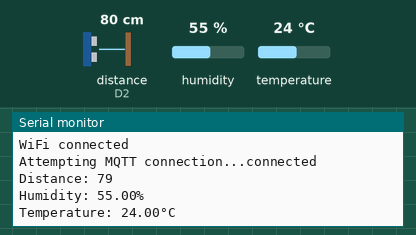
This sketch was run on a simulated ESP8266 (NodeMCU). On the bench: the last lines printed to the serial monitor. Wiring (inferred from the names in the program): ultrasonic range finder: trigger D1; echo D2. The test bench sets the inputs (shaded band); at power-on: distance to the obstacle (sensor on D2) 80 cm, humidity 55 %, temperature 24 °C. The echo pulse lasts 58.3 µs per cm; WiFi joins after 1.5 s; servers stay silent unless stated; no MQTT or app messages arrive unless stated.

Above: at 2.7 s.
2.8 s: distance to the obstacle (sensor on D2) set to 2 cm
At 4.7 s:
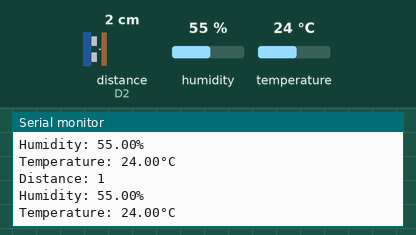
5.5 s: humidity set to 22 %
At 6.0 s:
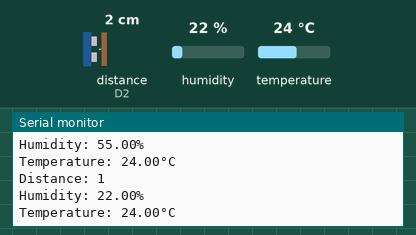
8.2 s: temperature set to 12 °C
At 10.6 s:
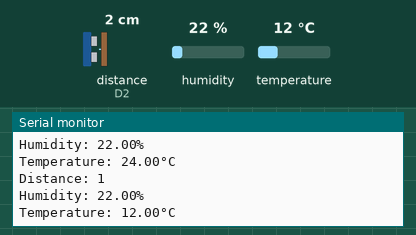
10.9 s: distance to the obstacle (sensor on D2) set to 4 cm
At 12.2 s:
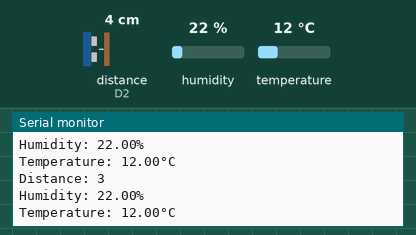
13.6 s: humidity set to 40 %
At 14.7 s:
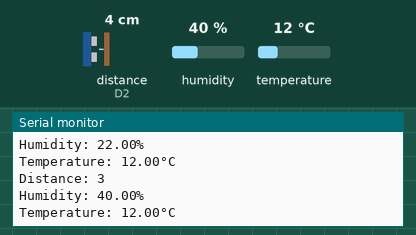
Timing chart, 0 to 16.6 s (numbered marks = the images above; inputs shaded):
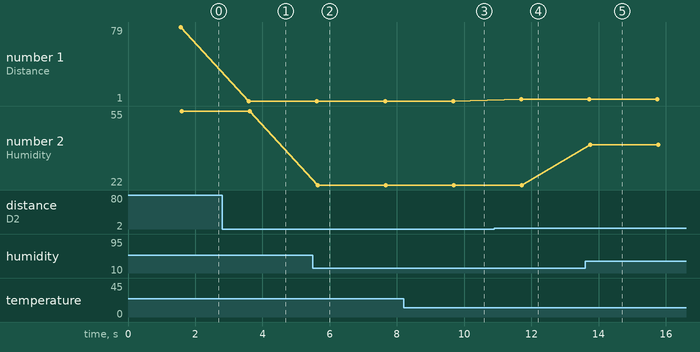

The sketch:

nodeMCU-ULTRASONIC-AND-NODE-RED.ino
```cpp
#include <ESP8266WiFi.h>
#include <PubSubClient.h>
#include <DHT.h>

// WiFi credentials
const char* ssid = "iQOO Z7 Pro 5G";  // Replace with your WiFi SSID
const char* password = "Santanu@04";  // Replace with your WiFi password

// HiveMQ credentials
const char* mqtt_server = "192.168.64.189";  // HiveMQ broker address
const char* distance_topic = "ultrasonic/distance";  // MQTT topic for distance
const char* humidity_topic = "sensor/humidity";      // MQTT topic for humidity
const char* temperature_topic = "sensor/temperature"; // MQTT topic for temperature

WiFiClient espClient;
PubSubClient client(espClient);
// Ultrasonic sensor pins
const int trigPin = D1; // Trigger pin
const int echoPin = D2; // Echo pin

// DHT sensor setup
#define DHTPIN D3         // DHT sensor pin
#define DHTTYPE DHT11     // DHT11 or DHT22
DHT dht(DHTPIN, DHTTYPE);

void setup() {
  Serial.begin(115200);
  pinMode(trigPin, OUTPUT);
  pinMode(echoPin, INPUT);

  dht.begin(); // Initialize DHT sensor

  setup_wifi();
  client.setServer(mqtt_server, 1883);
}

void setup_wifi() {
  delay(10);
  Serial.println();
  Serial.print("Connecting to ");
  Serial.println(ssid);

  WiFi.begin(ssid, password);
  while (WiFi.status() != WL_CONNECTED) {
    delay(500);
    Serial.print(".");
  }

  Serial.println("");
  Serial.println("WiFi connected");
}

long readUltrasonicDistance() {
  // Trigger the sensor
  digitalWrite(trigPin, LOW);
  delayMicroseconds(2);
  digitalWrite(trigPin, HIGH);
  delayMicroseconds(10);
  digitalWrite(trigPin, LOW);

  // Read the echo pin
  long duration = pulseIn(echoPin, HIGH);

  // Calculate distance in cm
  long distance = duration * 0.034 / 2;
  return distance;
}

void loop() {
  if (!client.connected()) {
    reconnect();
  }
  client.loop();

  // Read distance from ultrasonic sensor
  long distance = readUltrasonicDistance();
  Serial.print("Distance: ");
  Serial.println(distance);

  // Publish distance to MQTT
  String distanceStr = String(distance);
  client.publish(distance_topic, distanceStr.c_str());

  // Read data from DHT sensor
  float humidity = dht.readHumidity();
  float temperature = dht.readTemperature();

  // Check if DHT readings are valid
  if (isnan(humidity) || isnan(temperature)) {
    Serial.println("Failed to read from DHT sensor!");
  } else {
    Serial.print("Humidity: ");
    Serial.print(humidity);
    Serial.println("%");

    Serial.print("Temperature: ");
    Serial.print(temperature);
    Serial.println("°C");

    // Publish humidity and temperature to MQTT
    String humidityStr = String(humidity);
    String temperatureStr = String(temperature);
    client.publish(humidity_topic, humidityStr.c_str());
    client.publish(temperature_topic, temperatureStr.c_str());
  }

  delay(2000); // Delay between readings
}

void reconnect() {
  // Loop until we're reconnected
  while (!client.connected()) {
    Serial.print("Attempting MQTT connection...");
    if (client.connect("NodeMCUClient")) {
      Serial.println("connected");
    } else {
      Serial.print("failed, rc=");
      Serial.print(client.state());
      delay(2000);
    }
  }
}
```

STM32_square_PROGRAMING.c
```cpp
//#include <stdio.h>
//#define square(x) ((x)*(x))
//
//int main()
//{
//    int x=5;
//    printf("x: %d square of x: %d",x,square(x));
//    return 0;
//}
```

STM32._print_nm.c
```cpp
#include<stdio.h>

 #define santanu printf("SANTANU");

 int main()
 {
     santanu;
 }
```

TASK.c
```cpp
// Task 1.Create Car structure globally consisting of Model, colour and price and print on the screen.


// #include <stdio.h>
// struct Car {
//     char model[30];
//     char color[15];
//     int seats;
//     double price;
// };
// struct Car car = {"Honda Civic", "Blue", 4, 22000.00};

// void printCarDetails() {
//     printf("Car Details:\n");
//     printf("Model: %s\n", car.model);
//     printf("Color: %s\n", car.color);
//     printf("Seats: %d\n",car.seats);
//     printf("Price: $%.2lf\n", car.price);
// }

// int main() {
//     printCarDetails();
//     return 0;
// }

// // Task 2 Write a program to create structure globally enter the name,age and salary of employees and manager.
// If the manager age is above 30 then the salary will be 65000 otherwise 55000.


// #include <stdio.h>


// struct Employee {
//     char name[50];
//     int age;
//     float salary;
// };


// struct Employee manager, employee;

// int main() {

//     printf("Enter Employee's Name: ");
//     scanf("%s", employee.name);
//     printf("Enter Employee's Age: ");
//     scanf("%d", &employee.age);
//     printf("Enter Employee's Salary: ");
//     scanf("%f", &employee.salary);


//     printf("\nEnter Manager's Name: ");
//     scanf("%s", manager.name);
//     printf("Enter Manager's Age: ");
//     scanf("%d", &manager.age);


//     if (manager.age > 30) {
//         manager.salary = 65000;
//     } else {
//         manager.salary = 55000;
//     }

//     printf("\nEmployee Details:\n");
//     printf("Name: %s\n", employee.name);
//     printf("Age: %d\n", employee.age);
//     printf("Salary: %.2f\n", employee.salary);


//     printf("\nManager Details:\n");
//     printf("Name: %s\n", manager.name);
//     printf("Age: %d\n", manager.age);
//     printf("Salary: %.2f\n", manager.salary);

//     return 0;
// }


// // Task 3 Create a structure named Book to store book details like title, author, and price. Write a C program to input details for
// three books, find the most expensive and the lowest priced books, and display their information.


// #include <stdio.h>


// struct Book {
//     char title[100];
//     char author[100];
//     float price;
// };

// int main() {
//     struct Book books[3];
//     int most_expensive_index = 0, lowest_priced_index = 0;

//     for (int i = 0; i < 3; i++) {
//         printf("\nEnter details for Book %d:\n", i + 1);
//         printf("Title: ");
//         scanf(" %[^\n]", books[i].title);
//         printf("Author: ");
//         scanf(" %[^\n]", books[i].author);
//         printf("Price: ");
//         scanf("%f", &books[i].price);

//         if (books[i].price > books[most_expensive_index].price) {
//             most_expensive_index = i;
//         }
//         if (books[i].price < books[lowest_priced_index].price) {
//             lowest_priced_index = i;
//         }
//     }

//     printf("\nMost Expensive Book:\n");
//     printf("Title: %s\n", books[most_expensive_index].title);
//     printf("Author: %s\n", books[most_expensive_index].author);
//     printf("Price: %.2f\n", books[most_expensive_index].price);

//     printf("\nLowest Priced Book:\n");
//     printf("Title: %s\n", books[lowest_priced_index].title);
//     printf("Author: %s\n", books[lowest_priced_index].author);
//     printf("Price: %.2f\n", books[lowest_priced_index].price);

//     return 0;
// }

// // Task 4 Define a structure named Circle to represent a circle with a radius. Write a C program to create user defined
// function to calculate the area and perimeter of two circles and display the results in the main function.

// #include <stdio.h>
// #define PI 3.14159


// struct Circle {
//     float radius;
// };

// float calculate_area(struct Circle c) {
//     return PI * c.radius * c.radius;
// }

// float calculate_perimeter(struct Circle c) {
//     return 2 * PI * c.radius;
// }

// int main() {
//     struct Circle circle1, circle2;


//     printf("Enter the radius of Circle 1: ");
//     scanf("%f", &circle1.radius);


//     printf("Enter the radius of Circle 2: ");
//     scanf("%f", &circle2.radius);


//     float area1 = calculate_area(circle1);
//     float perimeter1 = calculate_perimeter(circle1);


//     float area2 = calculate_area(circle2);
//     float perimeter2 = calculate_perimeter(circle2);


//     printf("\nCircle 1:\n");
//     printf("Radius: %.2f\n", circle1.radius);
//     printf("Area: %.2f\n", area1);
//     printf("Perimeter: %.2f\n", perimeter1);


//     printf("\nCircle 2:\n");
//     printf("Radius: %.2f\n", circle2.radius);
//     printf("Area: %.2f\n", area2);
//     printf("Perimeter: %.2f\n", perimeter2);

//     return 0;
// }
```

c_programing.cpp
```cpp
#include <stdio.h>

int main() {
    int i;
    for (i = 0; i < 5; i++) {
        if (i % 2 == 0) {
            printf("%d is even\n", i);
        } else {
            printf("%d is odd\n", i);
        }
    }
    return 0;
}
```

col-mod-price-car.c
```cpp
#include <stdio.h>

struct Car {
    char model[50];
    char colour[30];
    float price;
};

void printCar(struct Car car) {
    printf("Car Model: %s\n", car.model);
    printf("Car Colour: %s\n", car.colour);
    printf("Car Price: %.2f\n", car.price);
}

int main() {
    // Create a global Car instance
    struct Car myCar = {"BMW", "Red", 0001};

    // Print car details
    printCar(myCar);

    return 0;
}
```

Measured:
- after the input at 2.8 s, the serial monitor: prints a new line after 0.79 s (image 1)
- after the input at 5.5 s, the serial monitor: prints a new line after 0.14 s (image 2)
- after the input at 8.2 s, the serial monitor: prints a new line after 1.5 s (image 3)
- after the input at 10.9 s, the serial monitor: prints a new line after 0.80 s (image 4)
- after the input at 13.6 s, the serial monitor: prints a new line after 0.15 s (image 5)
- plotted number 1: 79 → 1 after the input at 2.8 s, 1 → 3 after the input at 10.9 s
- plotted number 2: 55 → 22 after the input at 5.5 s, 22 → 40 after the input at 13.6 s
